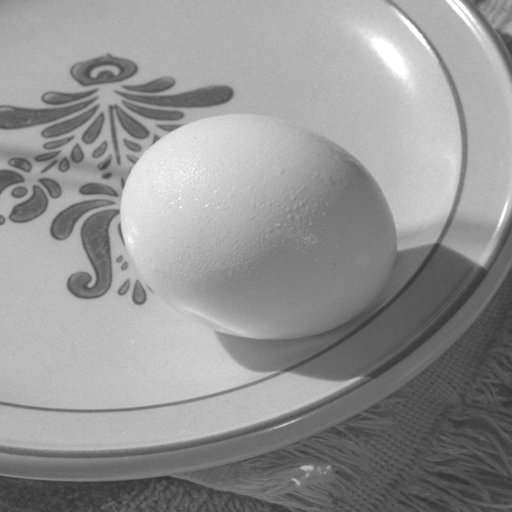
#> input picture assets/img02.jpg, 512 x 512 px
$ python edgeOperators.py
#> lines starting #> are read from the running program, lines starting #| are printed output that depends on the picture

from skimage import filters
import numpy as np
import matplotlib.pyplot as plt
from skimage.io import imread

#mage = imread('assets/Lua1_gray.jpg')
#image = imread('assets/chessboard_inv.png')
image = imread('assets/img02.jpg')
#> image is the input picture: shape (512, 512); min 48, max 255, mean 148.3
x, y = np.ogrid[:100, :100]


edge_sobel = filters.sobel(image)
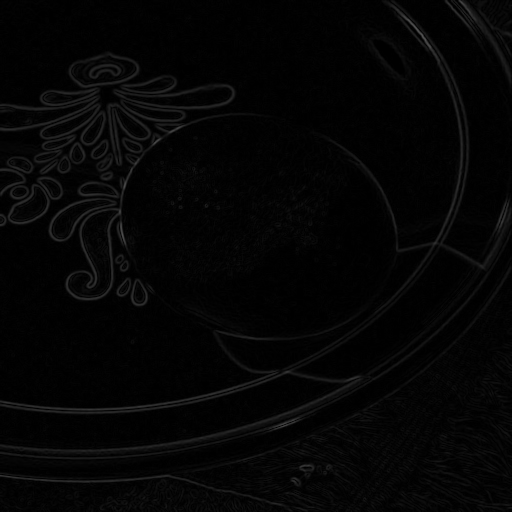
#> edge_sobel: shape (512, 512) float64; min 0, max 0.33, mean 0.0201
edge_scharr = filters.scharr(image)
edge_prewitt = filters.prewitt(image)


fig, axes = plt.subplots(nrows=2, ncols=2, sharex=True, sharey=True,
                         figsize=(8, 8))
axes = axes.ravel()

axes[0].imshow(image, cmap=plt.cm.gray)
axes[0].set_title('Original image')

axes[1].imshow(edge_scharr, cmap=plt.cm.gray)
axes[1].set_title('Scharr')

axes[2].imshow(edge_sobel, cmap=plt.cm.gray, )
axes[2].set_title('Sobel')

axes[3].imshow(edge_prewitt, cmap=plt.cm.gray)
axes[3].set_title('Prewitt')

for ax in axes:
    ax.axis('off')

plt.tight_layout()
plt.show()
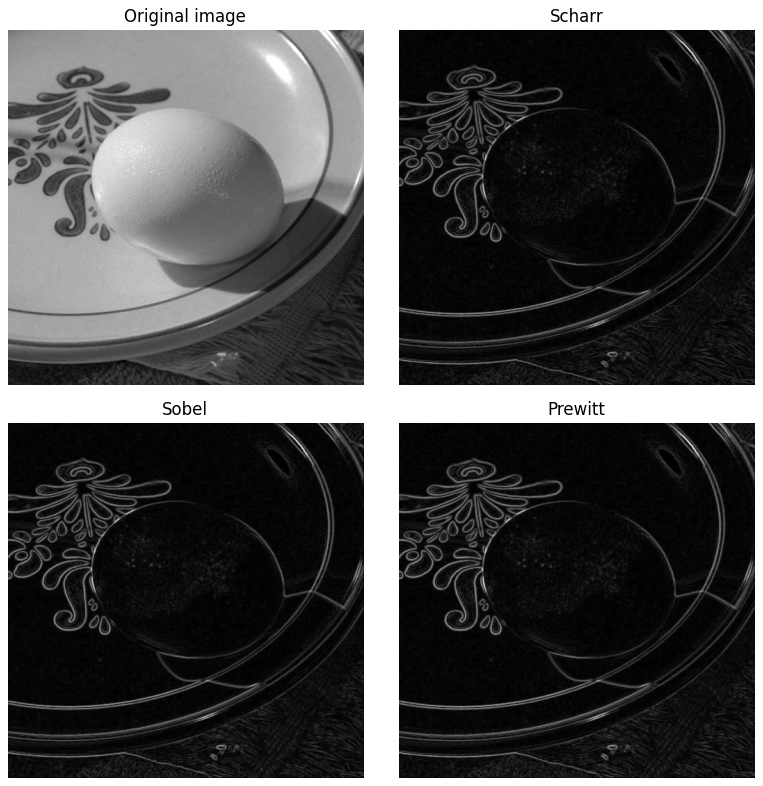
#> figure drawn by matplotlib, 4 panels
